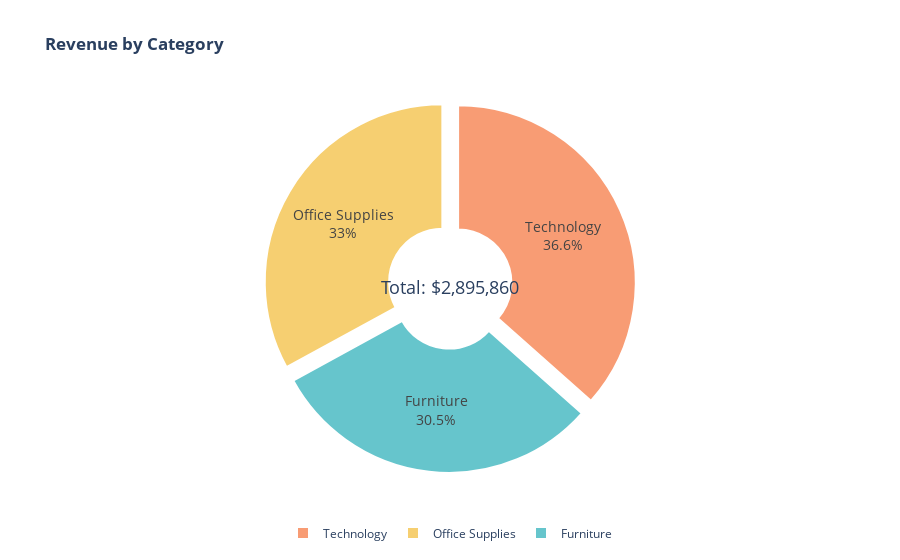

Notebook source saved alongside this figure:
### Code cell
# Create the pie chart
fig = px.pie(df2,
             values='Sales + Profit',
             names='Category',
             hole=0.3,
             title='<b>Revenue by Category</b>',
             color='Category',  # Different colors for each category
             color_discrete_sequence=px.colors.qualitative.Pastel)

# Customize the layout
fig.update_traces(
    textposition='inside',
    textinfo='percent+label',
    textfont_size=14,
    marker=dict(line=dict(color='#FFFFFF', width=2)),  # White borders
    pull=[0.05, 0.05, 0.05]  
)

# Add annotations for absolute values
fig.update_layout(
    annotations=[dict(
        text=f"Total: ${df2['Sales + Profit'].sum():,.0f}",
        x=0.5, y=0.5,
        font_size=18,
        showarrow=False
    )],
    uniformtext_minsize=12,
    uniformtext_mode='hide',
    legend=dict(
        orientation="h",
        yanchor="bottom",
        y=-0.2,
        xanchor="center",
        x=0.5
    )
)

fig.show()

### Figure 1 — Plotly figure (JSON) as saved in the notebook; plotly's stock layout.template omitted (floating-point values rounded to 4 significant figures)
{"data": [{"customdata": [["Furniture"], ["Office Supplies"], ["Technology"]], "domain": {"x": [0, 1], "y": [0, 1]}, "hole": 0.3, "hovertemplate": "Category=%{customdata[0]}<br>Sales + Profit=%{value}<extra></extra>", "labels": ["Furniture", "Office Supplies", "Technology"], "legendgroup": "", "marker": {"colors": ["rgb(102, 197, 204)", "rgb(246, 207, 113)", "rgb(248, 156, 116)"], "line": {"color": "#FFFFFF", "width": 2}}, "name": "", "pull": [0.05, 0.05, 0.05], "showlegend": true, "textfont": {"size": 14}, "textinfo": "percent+label", "textposition": "inside", "type": "pie", "values": [882300.0, 954800.0, 1059000.0]}], "layout": {"annotations": [{"font": {"size": 18}, "showarrow": false, "text": "Total: $2,895,860", "x": 0.5, "y": 0.5}], "legend": {"orientation": "h", "tracegroupgap": 0, "x": 0.5, "xanchor": "center", "y": -0.2, "yanchor": "bottom"}, "piecolorway": ["rgb(102, 197, 204)", "rgb(246, 207, 113)", "rgb(248, 156, 116)", "rgb(220, 176, 242)", "rgb(135, 197, 95)", "rgb(158, 185, 243)", "rgb(254, 136, 177)", "rgb(201, 219, 116)", "rgb(139, 224, 164)", "rgb(180, 151, 231)", "rgb(179, 179, 179)"], "title": {"text": "<b>Revenue by Category</b>"}, "uniformtext": {"minsize": 12, "mode": "hide"}}}
